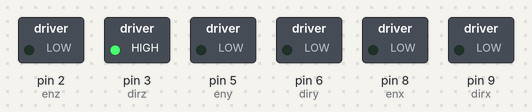
Simulated run of this sketch. Board: Arduino Uno, built with avr-gcc and run on an emulated ATmega328P. Shown: switched loads named in the sketch (green lamp = pin HIGH). Pins used as bus, display or sensor lines are not drawn.

Above: at 1.2 s.
At 3.6 s:
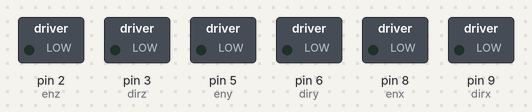
At 8.8 s:
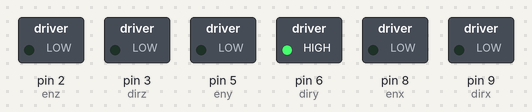
At 14.0 s:
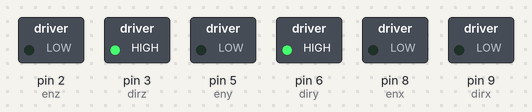
At 26.9 s:
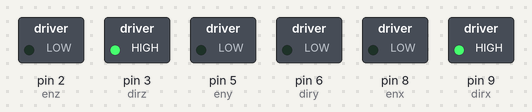
At 29.3 s:
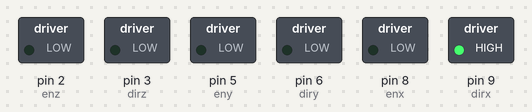
Timing chart, 0 to 33.5 s (numbered marks = the images above):
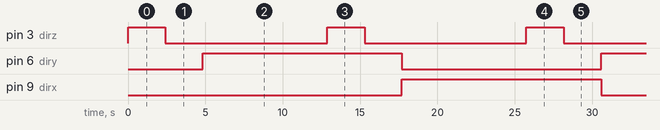

The sketch:

SWAP.ino
```cpp
//postfix-x : NEMA 23 motor driver params
//postfix-y:  NEMA 17 motor driver params
//Synchronised start, abrupt end
//Arduino UNO

#define enz 2
#define dirz 3
#define pulz 4
#define eny 5
#define diry 6
#define puly 7
#define enx 8
#define dirx 9
#define pulx 10

#define STEP_DELAY 100 //sets the speed of motors (lower the faster)
#define Z_SLOW_FACTOR 6 //Make Z axis move 3x slower

void setup()
{
  pinMode(dirx,OUTPUT);
  pinMode(pulx,OUTPUT);
  pinMode(enx,OUTPUT);
  digitalWrite(dirx,LOW);
  digitalWrite(enx,LOW);

  pinMode(diry,OUTPUT);
  pinMode(puly,OUTPUT);
  pinMode(eny,OUTPUT);
  digitalWrite(diry,LOW);
  digitalWrite(eny,LOW);

  pinMode(dirz,OUTPUT);
  pinMode(pulz,OUTPUT);
  pinMode(enz,OUTPUT);
  digitalWrite(dirz,LOW);
  digitalWrite(enz,LOW);

  Serial.begin(9600);
}
void loop()
{
  //xstep, ystep, z step, xdir, ydir, zdir
  ///////////////RETRIEVE AND GO TO//////////////
  travel(0, 0, 2000, LOW, HIGH, HIGH);//extend Z
  delay(1000);
  travel(0, 0, 2000, LOW, HIGH, LOW);//retract Z
  delay(1000);
  travel(20000, 20000, 0, LOW, HIGH, HIGH);// move x+y
  travel(20000, 0, 0, LOW, HIGH, HIGH);//move x
  travel(20000, 0, 0, LOW, HIGH, HIGH);
  delay(1000);

  /////////STORE AND COME BACK/////////////////
  travel(0, 0, 2000, LOW, HIGH, HIGH);//extend Z
  delay(1000);
  travel(0, 0, 2000, LOW, HIGH, LOW);//retract Z
  delay(1000);
  travel(20000, 20000, 0, HIGH, LOW, LOW);// move x+y
  travel(20000, 0, 0, HIGH, LOW, LOW);//move x
  travel(20000, 0, 0, HIGH, LOW, LOW);
  delay(1000);
}

void travel(int xsteps, int ysteps, int zsteps, bool xdir, bool ydir, bool zdir)
{
  zsteps=Z_SLOW_FACTOR*zsteps;
  for(int xi=0, yi=0, zi=0; xi<xsteps||yi<ysteps||zi<zsteps;)
  {
    if(xi<xsteps)
    {
      digitalWrite(dirx, xdir);
      digitalWrite(pulx,HIGH);
      digitalWrite(pulx,LOW);
      xi++;
    }
    if(yi<ysteps)
    {
      digitalWrite(diry, ydir);
      digitalWrite(puly,HIGH);
      digitalWrite(puly,LOW);
      yi++;
    }
    // increment zi, make z axis move only when zi is divisibe by slow factor
    if(zi<zsteps && zi%Z_SLOW_FACTOR==0)
    {
      digitalWrite(dirz, zdir);
      digitalWrite(pulz,HIGH);
      digitalWrite(pulz,LOW);
      zi++;
    }
    else
      zi++;
    delayMicroseconds(STEP_DELAY);
  }
}
```

Measured:
- by itself, pin 3 (dirz): alternates HIGH for 2.4 s and LOW for 10.5 s
- by itself, pin 6 (diry), pin 9 (dirx): alternates HIGH for 12.9 s and LOW for 12.9 s
